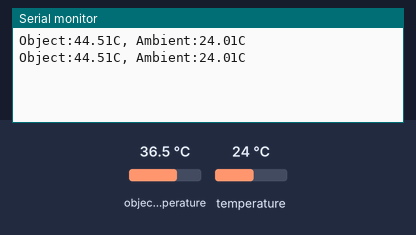
Simulated run of this sketch. Board: Arduino Uno, built with avr-gcc and run on an emulated ATmega328P. On the bench: the last lines printed to the serial monitor. The test bench sets the inputs (shaded band); at power-on: object temperature 36.5 °C, temperature 24 °C.

Above: at 2.2 s.
2.3 s: object temperature set to 20 °C
At 3.6 s:
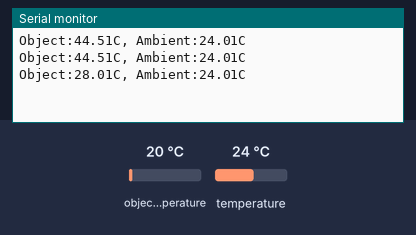
3.8 s: temperature set to 12 °C
At 4.8 s:
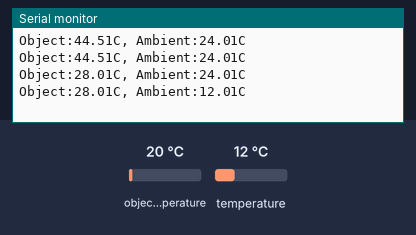
5.3 s: object temperature set to 26 °C
At 6.5 s:
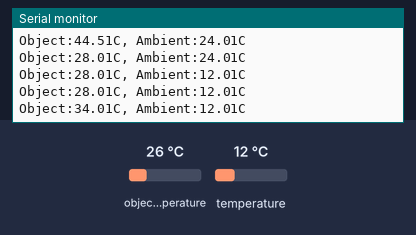
Timing chart, 0 to 8.3 s (numbered marks = the images above; inputs shaded):
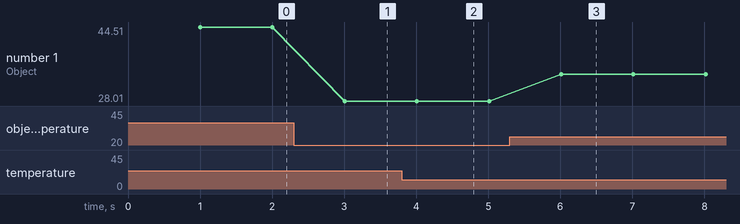

Measured:
- after the input at 2.3 s, the serial monitor: prints a new line after 0.71 s (image 1)
- after the input at 3.8 s, the serial monitor: prints a new line after 0.21 s (image 2)
- after the input at 5.3 s, the serial monitor: prints a new line after 0.71 s (image 3)
- plotted number 1: 44.51 → 28.01 after the input at 2.3 s, 28.01 → 34.01 after the input at 5.3 s

The sketch:

forehead_serial.ino
```cpp
// ---------- Forehead (Serial)
// ---------- Arduino No Touch Thermometer
// ---------- Components: Arduino Uno, CJMCU906 (MLX90614) output to serial port
// ---------- by Judhi Prasetyo, March 2020 for The Arduino Day

#include <Wire.h>
#include <Adafruit_MLX90614.h>
Adafruit_MLX90614 mlx = Adafruit_MLX90614();

float ta;
float to;

int loop_interval = 1000; // check temp every 1 sec

void setup() {
  mlx.begin();  // enable the MLX90614 reading
  Serial.begin(115200);
  delay(1000);
}

void loop() {
  // reading object (to) and ambient (ta) temperature
  to = 8 + mlx.readObjectTempC();
  ta = mlx.readAmbientTempC();
  // log to Serial port
  Serial.println("Object:" + String(to) + "C, Ambient:" + String(ta) + "C");
  delay(loop_interval);
}
```
